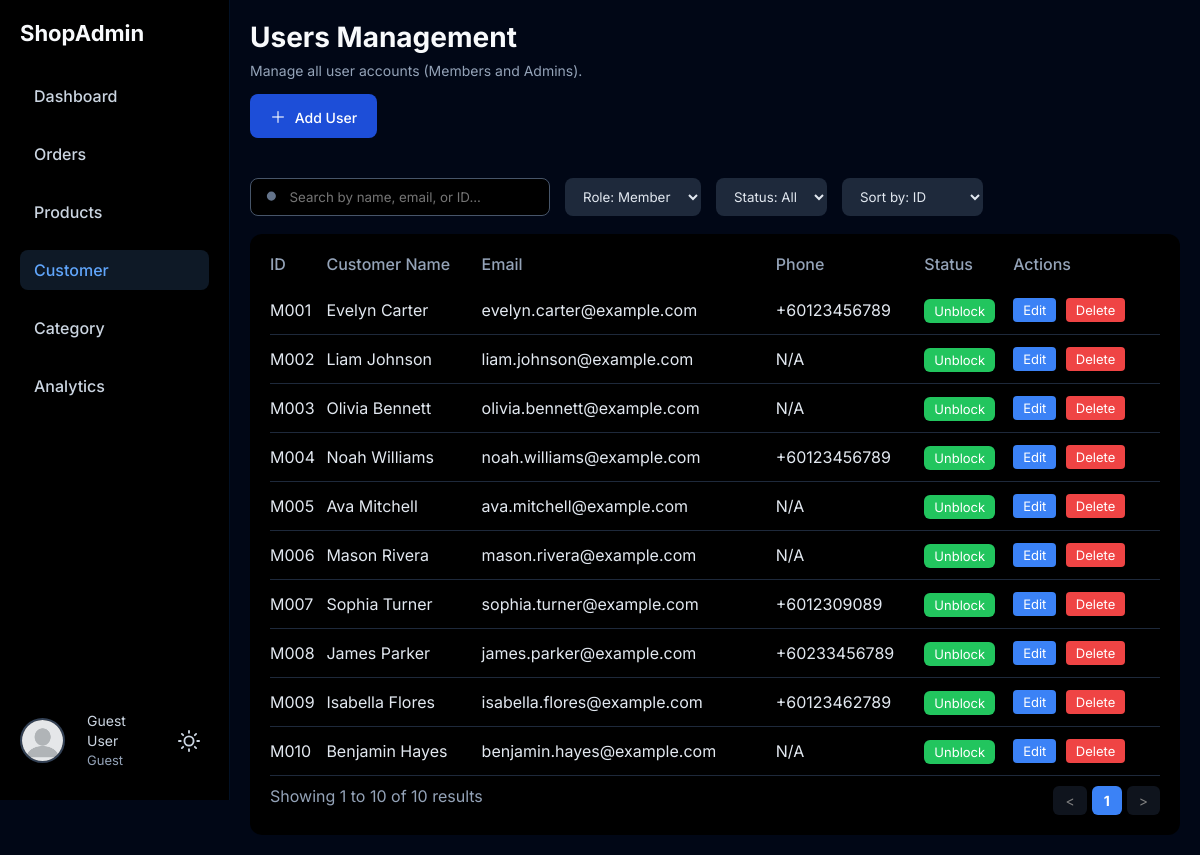
Page /pages/admin/adminCustomer.php on the committed database.
### tables this page shows
CREATE TABLE `userprofile` (
  `user_id` varchar(12) NOT NULL,
  `dob` date DEFAULT NULL,
  `contact_num` varchar(20) DEFAULT NULL,
  `gender` enum('Male','Female') DEFAULT NULL
);

CREATE TABLE `users` (
  `user_id` varchar(12) NOT NULL,
  `user_name` varchar(50) NOT NULL,
  `user_role` enum('Member','Admin') NOT NULL DEFAULT 'Member',
  `email` varchar(50) NOT NULL,
  `hash_password` varchar(255) NOT NULL,
  `account_status` enum('Unblock','Blocked') NOT NULL DEFAULT 'Unblock'
);

### _base.php (called while the page is built, shortened)
<?php
function get($key, $value = '')
{
    $value = $_GET[$key] ?? $value;
    return is_array($value) ? array_map('trim', $value) : trim($value);
}

### DAO/customer_dao.php (called while the page is built, shortened)
<?php
class CustomerDAO {
    public static function getAllCustomers($search = '', $status = '', $sortBy = 'user_id', $role = 'Member', $limit = null, $offset = 0) {
        global $_db;
        $query = "SELECT u.*, up.contact_num, up.dob, up.gender, a.address_one, a.state
                  FROM users u
                  LEFT JOIN userprofile up ON u.user_id = up.user_id
                  LEFT JOIN (
                    SELECT user_id, MIN(address_one) AS address_one, MIN(state) AS state
                    FROM address
                    GROUP BY user_id
                ) a ON u.user_id = a.user_id
                  WHERE u.user_role = ?";
        $params = [$role];
        $allowedSort = ['user_id', 'user_name', 'account_status', 'email'];
        if ($sortBy == 'user_name' || $sortBy == 'email' || $sortBy == 'user_id') {
            $query .= " ORDER BY u.$sortBy ASC";
        } else {
            $query .= " ORDER BY u.$sortBy DESC";
        }
        if (is_numeric($limit) && $limit > 0) {
            $query .= " LIMIT ? OFFSET ?";
            $params[] = (int)$limit;
            $params[] = (int)$offset;
        }
        $stmt = $_db->prepare($query);
        $stmt->execute($params);
        return $stmt->fetchAll();
    }
    public static function getTotalCount($search = '', $status = '', $role = 'Member') {
        global $_db;
        $query = "SELECT COUNT(DISTINCT u.user_id) AS total
                FROM users u
                LEFT JOIN userprofile up ON u.user_id = up.user_id
                WHERE u.user_role = ?";
        $params = [$role];
        $stmt = $_db->prepare($query);
        $stmt->execute($params);
        return (int) $stmt->fetch()->total;
    }
}
?>

### pages/admin/adminCustomer.php (the view, shortened to what this page needs)
<?php
require_once __DIR__ . '/../../_base.php';
$search = get('search');
$status = get('status', 'All');
$sortBy = get('sort', 'user_id');
$roleFilter = get('role', 'Member');
$limit = 13;
$page = (int)get('page', 1);
$offset = ($page - 1) * $limit;
$startNum = $offset + 1;
$queryParams = http_build_query([
    'search' => $search,
    'status' => $status,
    'sort'   => $sortBy,
    'role'   => $roleFilter,
    'page'   => $page
]);
$totalCustomers = CustomerDAO::getTotalCount($search, $status, $roleFilter);
$totalPages = ceil($totalCustomers / $limit);
$customers = CustomerDAO::getAllCustomers($search, $status, $sortBy, $roleFilter, $limit, $offset);
if ($totalCustomers == 0) {
    $startNum = 0;
    $endNum = 0;
} else {
    $startNum = $offset + 1;
    $endNum = min($offset + count($customers), $totalCustomers);
}
$selectedCustomer = null;
include 'adminHeader.php';
?>
<link rel="stylesheet" href="../../css/adminCustomer.css">
<div class="customers-page">
    <div class="customers-header">
        <div>
            <h1>Users Management</h1>
            <p>Manage all user accounts (Members and Admins).</p>
            <button class="add-btn" onclick="showAddModal()">
                <span>＋</span> Add User
            </button>
        </div>
    </div>
    <div class="customers-content">
        <div class="left-section">
            <form method="GET" action="adminCustomer.php" class="customer-toolbar">
                <div class="search-box">
                    <svg width="16" height="16" fill="#64748b" viewBox="0 0 24 24">
                        <path d="M21 21l-4.35-4.35M10.5 18a7.5 7.5 0 1 1 0-15 7.5 7.5 0 0 1 0 15z"/>
                    </svg>
                    <input type="text" name="search" placeholder="Search by name, email, or ID..."
                           value="<?= htmlspecialchars($search) ?>">
                </div>
                <select name="role" class="filter-select" onchange="this.form.submit()">
                    <option value="Member" <?= $roleFilter == 'Member' ? 'selected' : '' ?>>Role: Member</option>
                </select>
                <select name="status" class="filter-select" onchange="this.form.submit()">
                    <option value="All" <?= $status == 'All' ? 'selected' : '' ?>>Status: All</option>
                </select>
                <select name="sort" class="sort-select" onchange="this.form.submit()">
                    <option value="user_id" <?= $sortBy == 'user_id' ? 'selected' : '' ?>>Sort by: ID</option>
                </select>
            </form>
            <div class="customer-table-container">
                <table class="customer-table">
                    <thead>
                        <tr>
                            <th>ID</th>
                            <th>Customer Name</th>
                            <th>Email</th>
                            <th>Phone</th>
                            <th>Status</th>
                            <th>Actions</th>
                        </tr>
                    </thead>
                    <tbody>
                        <?php if (empty($customers)): ?>
                            <tr>
                                <td colspan="6" style="text-align: center; padding: 30px;">
                                    No customers found
                                </td>
                            </tr>
                        <?php else: ?>
                            <?php foreach ($customers as $customer): ?>
                            <tr class="<?= ($selectedCustomer && $selectedCustomer->user_id == $customer->user_id) ? 'selected' : '' ?>"
                                onclick="window.location.href='?edit=<?= $customer->user_id ?>&<?= $queryParams ?>'"
                                style="cursor: pointer;">
                                <td><?= htmlspecialchars($customer->user_id) ?></td>
                                <td class="<?= ($selectedCustomer && $selectedCustomer->user_id == $customer->user_id) ? 'highlight' : '' ?>">
                                    <?= htmlspecialchars($customer->user_name) ?>
                                </td>
                                <td><?= htmlspecialchars($customer->email) ?></td>
                                <td><?= htmlspecialchars($customer->contact_num ?? 'N/A') ?></td>
                                <td>
                                    <?php
                                    $statusClass = strtolower($customer->account_status);
                                    if ($statusClass === 'unblock') {
                                        $statusClass = 'active';
                                    } elseif ($statusClass === 'blocked') {
                                        $statusClass = 'suspended';
                                    }
                                    ?>
                                    <span class="status <?= $statusClass ?>">
                                        <?= htmlspecialchars($customer->account_status) ?>
                                    </span>
                                </td>
                                <td onclick="event.stopPropagation();">
                                    <a href="?edit=<?= $customer->user_id ?>&<?= $queryParams ?>" class="btn-edit">Edit</a>
                                    <a href="?action=delete&id=<?= $customer->user_id ?>&<?= $queryParams ?>"
                                    onclick="return confirm('Are you sure you want to delete this customer?')"
                                    class="btn-delete">Delete</a>
                                </td>
                            </tr>
                            <?php endforeach; ?>
                        <?php endif; ?>
                    </tbody>
                </table>
                <div class="table-footer">
                    <p>Showing <?= $startNum ?> to <?= $endNum ?> of <?= $totalCustomers ?> results</p>
                    <div class="pagination">
                        <?php
                        $baseQueryParams = http_build_query([
                            'search' => $search,
                            'status' => $status,
                            'sort'   => $sortBy,
                            'role'   => $roleFilter,
                        ]);
                        ?>
                        <a href="?page=<?= max(1, $page - 1) ?>&<?= $baseQueryParams ?>"
                            class="pagination-btn <?= $page <= 1 ? 'disabled' : '' ?>">
                            &lt;
                        </a>
                        <?php for ($i = 1; $i <= $totalPages; $i++): ?>
                            <?php
                            $editParam = $selectedCustomer ? '&edit=' . $selectedCustomer->user_id : '';
                            ?>
                            <a href="?page=<?= $i ?>&<?= $baseQueryParams ?><?= $editParam ?>"
                                class="pagination-btn <?= $i == $page ? 'active' : '' ?>">
                                <?= $i ?>
                            </a>
                        <?php endfor; ?>
                        <a href="?page=<?= min($totalPages, $page + 1) ?>&<?= $baseQueryParams ?>"
                            class="pagination-btn <?= $page >= $totalPages ? 'disabled' : '' ?>">
                            &gt;
                        </a>
                    </div>
                </div>
            </div>
        </div>
    </div>
</div>
<?php include 'adminFooter.php'; ?>

### css/admin.css (style rules this page uses)
:root { --color-bg-body: #010716; --color-text-light: #e2e8f0; --color-sidebar-bg: #000000; --color-sidebar-border: #021024; --color-logo-text: #f8fafc; --color-menu-text: #cbd5e1; --color-menu-active: #60a5fa; --color-admin-name: #cbd5e1; --color-admin-name-muted: #94a3b8; --color-search-border: #475569; --color-search-bg: #000000; --color-search-text: #f1f5f9; }
* { margin: 0; padding: 0; box-sizing: border-box; font-family: Inter, sans-serif; }
body { background: var(--color-bg-body); color: var(--color-text-light); transition: background 0.3s ease, color 0.3s ease; }
.search-box { width: 600px; max-width: 800px; padding: 10px; border-radius: 6px; border: 1px solid var(--color-search-border); background: var(--color-search-bg); color: var(--color-search-text); transition: all 0.3s ease; }

### css/adminCustomer.css (style rules this page uses)
.customers-page { display: flex; flex-direction: column; gap: 20px; color: #e2e8f0; }
.customers-header { margin-bottom: 20px; }
.customers-header h1 { font-size: 28px; font-weight: 700; margin-bottom: 8px; color: #f8fafc; }
.customers-header p { font-size: 14px; color: #94a3b8; margin-bottom: 15px; }
.add-btn { background: #1d4ed8; padding: 10px 20px; border: none; color: white; font-weight: 500; border-radius: 8px; cursor: pointer; font-size: 14px; }
.add-btn span { font-size: 16px; margin-right: 5px; }
.customers-content { display: flex; gap: 25px; }
.left-section { flex: 1; }
.customer-toolbar { display: flex; align-items: center; gap: 15px; margin-bottom: 18px; }
.search-box { background: #000000; padding: 10px 14px; border-radius: 8px; display: flex; align-items: center; gap: 10px; width: 300px; max-width: 400px; flex-shrink: 0 }
.search-box input { background: transparent; border: none; color: #e2e8f0; width: 100%; }
.filter-select, .sort-select { background: #1e293b; color: #e2e8f0; border-radius: 8px; border: none; padding: 10px 14px; }
.customer-table-container { background: #000000; padding: 20px; border-radius: 12px; flex: 3; }
.customer-table { width: 100%; border-collapse: collapse; }
.customer-table th { text-align: left; padding-bottom: 12px; color: #94a3b8; font-weight: 500; }
.customer-table td { padding: 12px 0; border-bottom: 1px solid #1e293b; }
.customer-table tbody tr { cursor: pointer; transition: background-color 0.2s ease; }
.customer-table td:last-child { pointer-events: none; }
.customer-table td:last-child a { pointer-events: auto; }
.status { padding: 4px 10px; border-radius: 6px; font-size: 13px; color: white; }
.status.active { background: #22c55e; }
.table-footer { margin-top: 10px; display: flex; justify-content: space-between; color: #94a3b8; }
.pagination { display: flex; gap: 5px; }
.pagination-btn { background: #1e293b; border: none; padding: 6px 12px; border-radius: 6px; color: white; text-decoration: none; cursor: pointer; transition: background 0.2s; font-size: 14px; display: inline-block; }
.pagination-btn.active { background: #3b82f6; font-weight: bold; pointer-events: none; }
.pagination-btn.disabled { opacity: 0.5; cursor: not-allowed; pointer-events: none; }
.btn-edit, .btn-delete { padding: 4px 10px; border-radius: 4px; text-decoration: none; font-size: 13px; margin-right: 5px; display: inline-block; }
.btn-edit { background: #3b82f6; color: white; }
.btn-delete { background: #ef4444; color: white; }

### rows in the picture
userprofile: user_id.user_id "M001", user_id.user_name "Evelyn Carter", user_id.email "evelyn.carter@example.com", contact_num "+60123456789", user_id.account_status "Unblock"
userprofile: user_id.user_id "M002", user_id.user_name "Liam Johnson", user_id.email "liam.johnson@example.com", contact_num "N/A", user_id.account_status "Unblock"
userprofile: user_id.user_id "M003", user_id.user_name "Olivia Bennett", user_id.email "olivia.bennett@example.com", contact_num "N/A", user_id.account_status "Unblock"
userprofile: user_id.user_id "M004", user_id.user_name "Noah Williams", user_id.email "noah.williams@example.com", contact_num "+60123456789", user_id.account_status "Unblock"
userprofile: user_id.user_id "M005", user_id.user_name "Ava Mitchell", user_id.email "ava.mitchell@example.com", contact_num "N/A", user_id.account_status "Unblock"
userprofile: user_id.user_id "M006", user_id.user_name "Mason Rivera", user_id.email "mason.rivera@example.com", contact_num "N/A", user_id.account_status "Unblock"
userprofile: user_id.user_id "M007", user_id.user_name "Sophia Turner", user_id.email "sophia.turner@example.com", contact_num "+6012309089", user_id.account_status "Unblock"
userprofile: user_id.user_id "M008", user_id.user_name "James Parker", user_id.email "james.parker@example.com", contact_num "+60233456789", user_id.account_status "Unblock"
userprofile: user_id.user_id "M009", user_id.user_name "Isabella Flores", user_id.email "isabella.flores@example.com", contact_num "+60123462789", user_id.account_status "Unblock"
userprofile: user_id.user_id "M010", user_id.user_name "Benjamin Hayes", user_id.email "benjamin.hayes@example.com", contact_num "N/A", user_id.account_status "Unblock"

### other values in the picture
$currentUser->user_name "Guest User"
$currentUser->user_role "Guest"
$startNum "1"
$endNum "10"
$totalCustomers "10"
